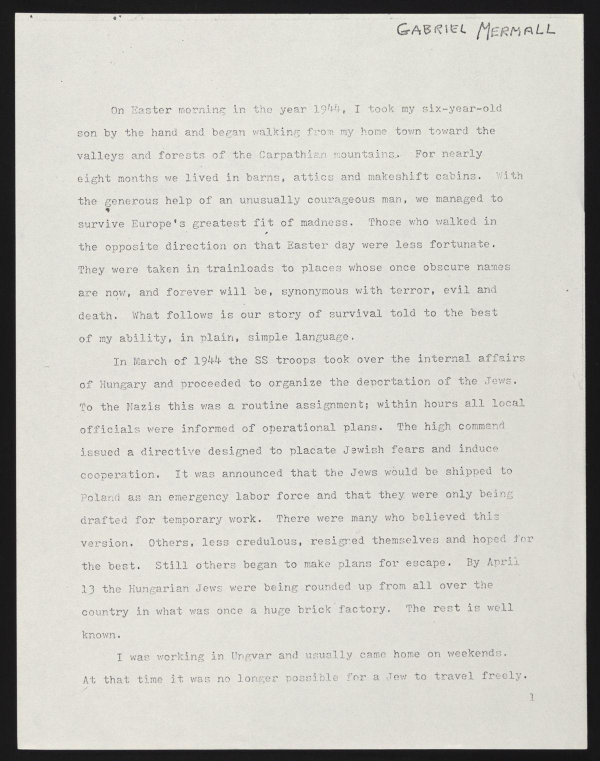
#> input picture projects/text_detection/page_01.jpg, 1200 x 1522 px (shown at 1/2 size)
$ python -i preprocessing.py   (imports and definitions only)
#> lines starting #> are read from the running program, lines starting #| are printed output that depends on the picture; after the words box and inside, x2 and y2 are one past the last pixel; in counts of white or black regions, pixels touching at a corner belong together
import cv2
import numpy as np
def preprocessing(image):
    # read image form path  # convert to gray img
    processed_image = cv2.cvtColor(image, cv2.COLOR_BGR2GRAY)
    # set threshold for img
    thresh, im_bw = cv2.threshold(processed_image, 210, 230, cv2.THRESH_BINARY)

    # remove noise
    kernel = np.ones((1, 1), np.uint8)
    denoise_image = cv2.dilate(im_bw, kernel, iterations=1)
    kernel = np.ones((1, 1), np.uint8)
    denoise_image = cv2.erode(denoise_image, kernel, iterations=1)
    denoise_image = cv2.morphologyEx(denoise_image, cv2.MORPH_CLOSE, kernel)
    denoise_image = cv2.medianBlur(denoise_image, 3)
    return denoise_image

def thin_font(image):
    image = cv2.bitwise_not(image)
    kernel = np.ones((2,2),np.uint8)
    image = cv2.erode(image, kernel, iterations=1)
    image = cv2.bitwise_not(image)
    return (image)

def thick_font(image):
    image = cv2.bitwise_not(image)
    kernel = np.ones((2,2),np.uint8)
    image = cv2.dilate(image, kernel, iterations=1)
    image = cv2.bitwise_not(image)
    return (image)

#https://becominghuman.ai/how-to-automatically-deskew-straighten-a-text-image-using-opencv-a0c30aed83df

def getSkewAngle(cvImage) -> float:
    # Prep image, copy, convert to gray scale, blur, and threshold
    newImage = cvImage.copy()
    gray = cv2.cvtColor(newImage, cv2.COLOR_BGR2GRAY)
    blur = cv2.GaussianBlur(gray, (9, 9), 0)
    thresh = cv2.threshold(blur, 0, 255, cv2.THRESH_BINARY_INV + cv2.THRESH_OTSU)[1]

    # Apply dilate to merge text into meaningful lines/paragraphs.
    # Use larger kernel on X axis to merge characters into single line, cancelling out any spaces.
    # But use smaller kernel on Y axis to separate between different blocks of text
    kernel = cv2.getStructuringElement(cv2.MORPH_RECT, (30, 5))
    dilate = cv2.dilate(thresh, kernel, iterations=2)

    # Find all contours
    contours, hierarchy = cv2.findContours(dilate, cv2.RETR_LIST, cv2.CHAIN_APPROX_SIMPLE)
    contours = sorted(contours, key = cv2.contourArea, reverse = True)
    for c in contours:
        rect = cv2.boundingRect(c)
        x,y,w,h = rect
        cv2.rectangle(newImage,(x,y),(x+w,y+h),(0,255,0),2)

    # Find largest contour and surround in min area box
    largestContour = contours[0]
    print (len(contours))
    minAreaRect = cv2.minAreaRect(largestContour)
    cv2.imwrite("output/boxes.jpg", newImage)
    # Determine the angle. Convert it to the value that was originally used to obtain skewed image
    angle = minAreaRect[-1]
    if angle < -45:
        angle = 90 + angle
    return -1.0 * angle
# Rotate the image around its center
def rotateImage(cvImage, angle: float):
    newImage = cvImage.copy()
    (h, w) = newImage.shape[:2]
    center = (w // 2, h // 2)
    M = cv2.getRotationMatrix2D(center, angle, 1.0)
    newImage = cv2.warpAffine(newImage, M, (w, h), flags=cv2.INTER_CUBIC, borderMode=cv2.BORDER_REPLICATE)
    return newImage
def deskew(cvImage):
    angle = getSkewAngle(cvImage)
    return rotateImage(cvImage, -1.0 * angle)
def remove_borders(image):
    contours, heiarchy = cv2.findContours(image, cv2.RETR_EXTERNAL, cv2.CHAIN_APPROX_SIMPLE)
    cntsSorted = sorted(contours, key=lambda x:cv2.contourArea(x))
    cnt = cntsSorted[-1]
    x, y, w, h = cv2.boundingRect(cnt)
    crop = image[y:y+h, x:x+w]
    return (crop)

>>> import cv2
>>> picture = cv2.imread('page_01.jpg')
#> picture is the input picture: shape (1522, 1200, 3); mean B, G, R 197.6, 203.9, 205.2
>>> result = deskew(picture)
#> in getSkewAngle, `thresh = cv2.threshold(blur, 0, 255, cv2.THRESH_BINARY_INV + cv2.THRES..`:
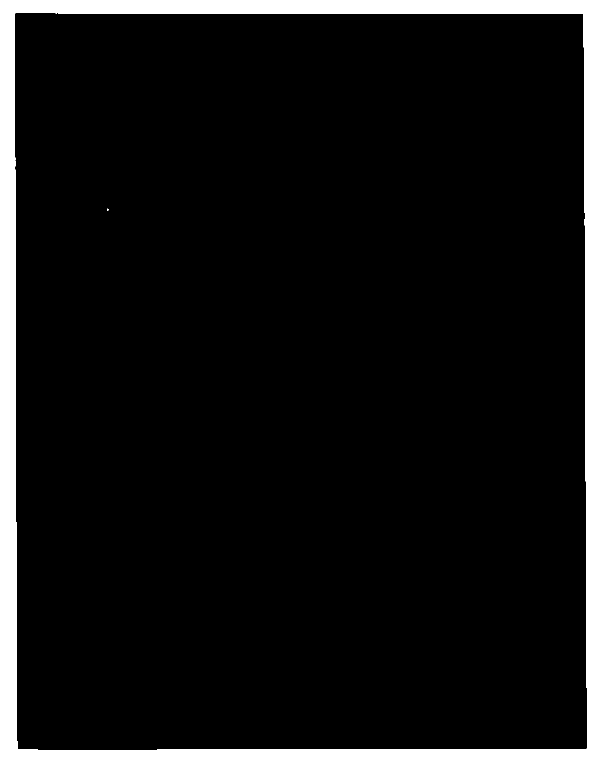
#> thresh: shape (1522, 1200) (shown at 1/2 size); 8.2% white; 2 white regions (1 under 20 px), largest, box (x1, y1, x2, y2) and area: (0, 0, 1200, 1522) 150034
#> in getSkewAngle, `dilate = cv2.dilate(thresh, kernel, iterations=2)`:
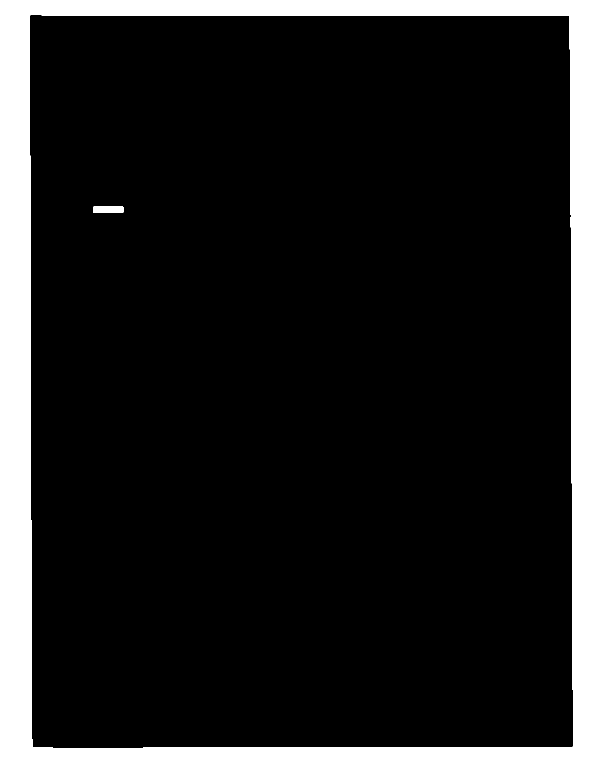
#> dilate: shape (1522, 1200) (shown at 1/2 size); 13.5% white; 2 white regions
#> in getSkewAngle, `contours, hierarchy = cv2.findContours(dilate, cv2.RETR_LIST, cv2.CHAI..`: contours = 3 contours; box (x1, y1, x2, y2) and area: (0, 0, 1200, 1522) 1823679, (59, 29, 1148, 1497) 1583996, (186, 413, 247, 425) 659
#> the loop in getSkewAngle, `for c in contours:` made 3 passes
#> (x, y, w, h) on passes 2 to 3: (59, 29, 1089, 1468), (186, 413, 61, 12)
#> (c, x, y, w, h) on pass 1: ([[0, 0], [0, 1521], [1199, 1521], [1199, 0]], 0, 0, 1200, 1522)
#> after the loop in getSkewAngle, `for c in contours:`:
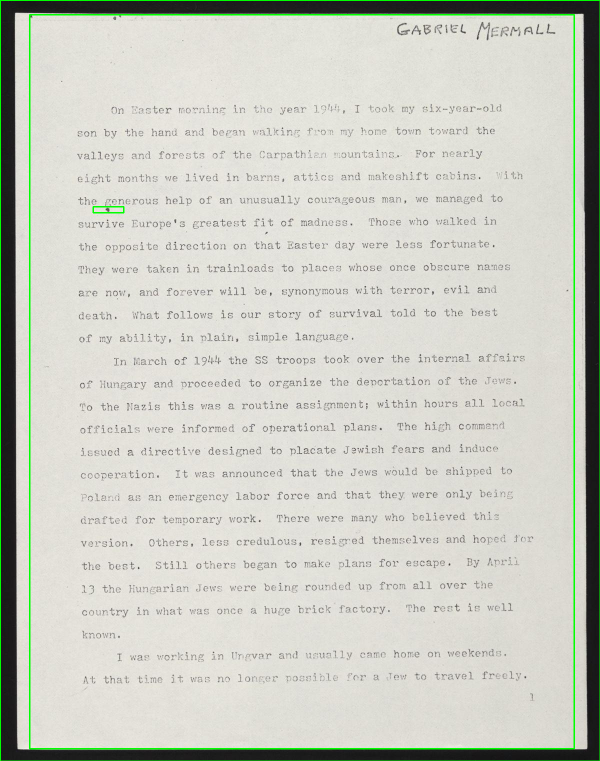
#> newImage: shape (1522, 1200, 3) (shown at 1/2 size); 1.31% of pixels changed, all inside (x1, y1, x2, y2) = (0, 0, 1200, 1522)
#> in getSkewAngle, `largestContour = contours[0]`: largestContour = [[0, 0], [0, 1521], [1199, 1521], [1199, 0]]
#| 3
#> in getSkewAngle, `minAreaRect = cv2.minAreaRect(largestContour)`: minAreaRect = ((599.5, 760.5), (1521, 1199), -90)
#> in getSkewAngle, `angle = minAreaRect[-1]`: angle = -90
#> in getSkewAngle, `angle = 90 + angle`: angle = 0
#> in rotateImage, `M = cv2.getRotationMatrix2D(center, angle, 1.0)`: M = [[1, 0, 0], [0, 1, 0]]
